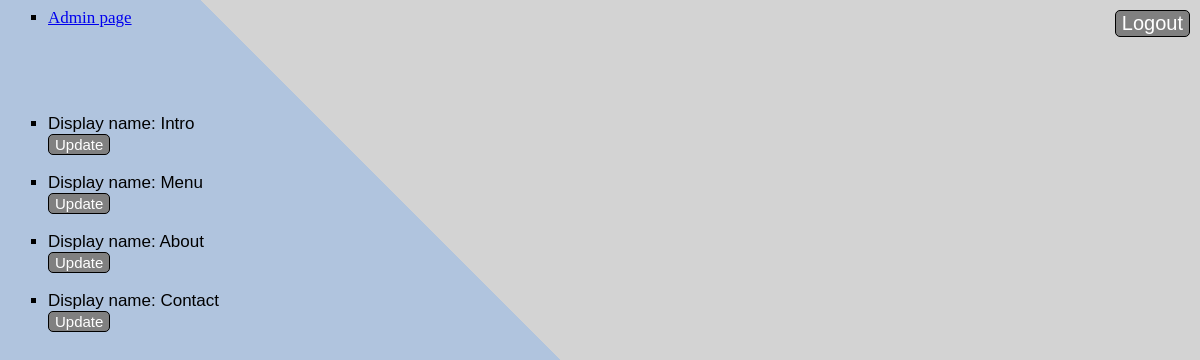
/Kaviaren/update_menu_page.php (signed in), run on the app's committed database.
### tables this page shows
CREATE TABLE `menu` (
  `id` int(11) NOT NULL,
  `sys_name` varchar(45) NOT NULL,
  `display_name` varchar(45) NOT NULL,
  `created_at` datetime NOT NULL,
  `updated_at` datetime NOT NULL
);

### Kaviaren/DB.php (called while the page is built, shortened)
<?php
class DB
{
    private $connection;
    public function __construct($host, $dbname, $username, $password) {
        $this->host = $host;
        $this->dbname = $dbname;
        $this->username = $username;
        $this->password = $password;
        try {
            $this->connection = new \PDO('mysql:host='.$this->host.';dbname='.$this->dbname, $this->username, $this->password);
        } catch (\PDOException $e) {
            print "Error!: " . $e->getMessage() . "<br/>";
            die();
        }
    }
    public function getAllMenu() {
        $menus = [];
        $sql = "SELECT * FROM menu";
        try {
            $stmt = $this->connection->prepare($sql);
            $stmt->execute();
            $result = $stmt->fetchAll();
            foreach ($result as $row) {
                $menus[] = [
                    'id' => $row['id'],
                    'sys_name' => $row['sys_name'],
                    'display_name' => $row['display_name'],
                    'created_at' => $row['created_at']
                ];
            }
            return $menus;
        } catch (\PDOException $e) {
            return $e->getMessage();
        }
    }
}

### Kaviaren/update_menu_page.php (the view, shortened to what this page needs)
<?php
include_once "DB.php";
try {
    $db = new DB('localhost', 'kaviarendb', 'root', '');
    $menus = $db->getAllMenu();
} catch (\PDOException $e) {
    print "Error!: " . $e->getMessage() . "<br/>";
    die();
}
?>
    <body style="background: linear-gradient(45deg, lightsteelblue 50%,lightgray 50%)";>
    <ul>
        <li><a href="admin.php">Admin page</a></li>
    </ul>
    <br><br><br>
    <a href="logout.php"><button>Logout</button></a>
<ul>
    <?php
    foreach ($menus as $menu) {
        echo "<li>Display name: ".$menu['display_name']."</li>";?>
        <button class="upd" onclick="location.href='update_menu_form.php?id=<?php echo $menu['id']?>'">Update</button> <br><br>
        <?php
    }
    ?>
</ul>

### Kaviaren/update_menu_page.php (style rules this page uses)
.upd { position: unset; top: 1px; right: 1px; font-size: 15px; }
button { background-color: grey; border: 1px solid black; font-family: "Arial"; font-size: 20px; color: white; border-radius: 5px; position: absolute; top: 10px; right: 10px; }
li { font-family: Arial; font-size: 17px; }
a { font-family: "Comic Sans MS"; font-size: 17px; }
ul { list-style-type: square; }

### data on the page
menu: display_name "Intro"
menu: display_name "Menu"
menu: display_name "About"
menu: display_name "Contact"
